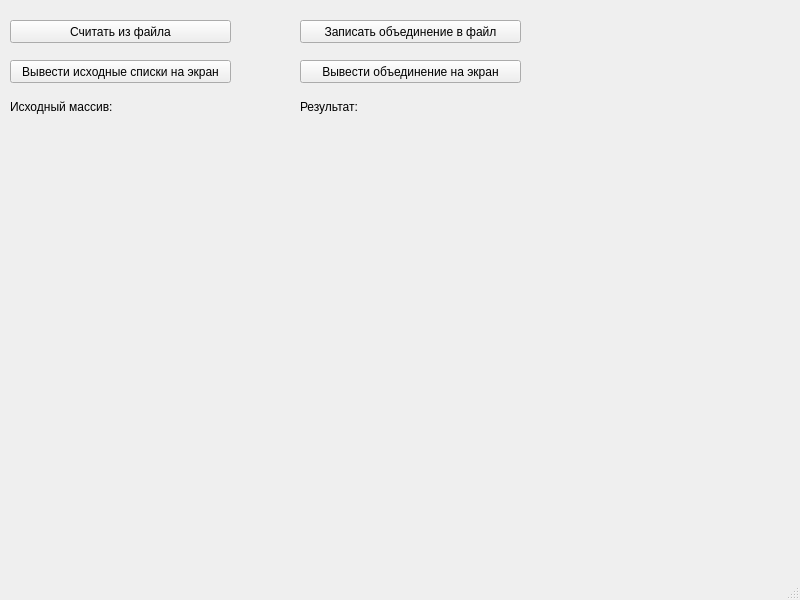
<?xml version="1.0" encoding="UTF-8"?>
<ui version="4.0">
 <class>MainWindow</class>
 <widget class="QMainWindow" name="MainWindow">
  <property name="geometry">
   <rect>
    <x>0</x>
    <y>0</y>
    <width>800</width>
    <height>600</height>
   </rect>
  </property>
  <property name="windowTitle">
   <string>MainWindow</string>
  </property>
  <widget class="QWidget" name="centralwidget">
   <widget class="QPushButton" name="pushButton_4">
    <property name="geometry">
     <rect>
      <x>300</x>
      <y>20</y>
      <width>221</width>
      <height>23</height>
     </rect>
    </property>
    <property name="text">
     <string>Записать объединение в файл</string>
    </property>
   </widget>
   <widget class="QPushButton" name="pushButton_6">
    <property name="geometry">
     <rect>
      <x>10</x>
      <y>60</y>
      <width>221</width>
      <height>23</height>
     </rect>
    </property>
    <property name="text">
     <string>Вывести исходные списки на экран</string>
    </property>
   </widget>
   <widget class="QPushButton" name="pushButton_3">
    <property name="geometry">
     <rect>
      <x>10</x>
      <y>20</y>
      <width>221</width>
      <height>23</height>
     </rect>
    </property>
    <property name="text">
     <string>Считать из файла</string>
    </property>
   </widget>
   <widget class="QPushButton" name="pushButton_5">
    <property name="geometry">
     <rect>
      <x>300</x>
      <y>60</y>
      <width>221</width>
      <height>23</height>
     </rect>
    </property>
    <property name="text">
     <string>Вывести объединение на экран</string>
    </property>
   </widget>
   <widget class="QLabel" name="label">
    <property name="geometry">
     <rect>
      <x>10</x>
      <y>100</y>
      <width>221</width>
      <height>411</height>
     </rect>
    </property>
    <property name="text">
     <string>Исходный массив:</string>
    </property>
    <property name="alignment">
     <set>Qt::AlignLeading|Qt::AlignLeft|Qt::AlignTop</set>
    </property>
   </widget>
   <widget class="QLabel" name="label_2">
    <property name="geometry">
     <rect>
      <x>300</x>
      <y>100</y>
      <width>221</width>
      <height>411</height>
     </rect>
    </property>
    <property name="text">
     <string>&lt;html&gt;&lt;head/&gt;&lt;body&gt;&lt;p&gt;Результат:&lt;/p&gt;&lt;/body&gt;&lt;/html&gt;</string>
    </property>
    <property name="alignment">
     <set>Qt::AlignLeading|Qt::AlignLeft|Qt::AlignTop</set>
    </property>
   </widget>
  </widget>
  <widget class="QMenuBar" name="menubar">
   <property name="geometry">
    <rect>
     <x>0</x>
     <y>0</y>
     <width>800</width>
     <height>26</height>
    </rect>
   </property>
  </widget>
  <widget class="QStatusBar" name="statusbar"/>
 </widget>
 <resources/>
 <connections/>
</ui>
